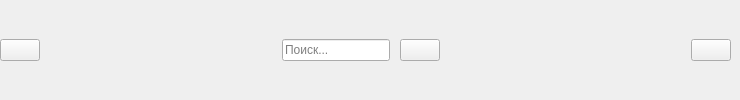
        <widget class="QWidget" name="header_widget" native="true">
         <property name="minimumSize">
          <size>
           <width>0</width>
           <height>40</height>
          </size>
         </property>
         <layout class="QHBoxLayout" name="horizontalLayout_4">
          <property name="spacing">
           <number>0</number>
          </property>
          <property name="leftMargin">
           <number>0</number>
          </property>
          <property name="topMargin">
           <number>0</number>
          </property>
          <property name="rightMargin">
           <number>9</number>
          </property>
          <property name="bottomMargin">
           <number>0</number>
          </property>
          <item>
           <widget class="QPushButton" name="change_btn">
            <property name="enabled">
             <bool>true</bool>
            </property>
            <property name="text">
             <string/>
            </property>
            <property name="icon">
             <iconset resource="../resourses/resourse_homepage.qrc">
              <normaloff>:/icon/icon/menu.png</normaloff>:/icon/icon/menu.png</iconset>
            </property>
            <property name="iconSize">
             <size>
              <width>14</width>
              <height>14</height>
             </size>
            </property>
            <property name="checkable">
             <bool>true</bool>
            </property>
           </widget>
          </item>
          <item>
           <spacer name="horizontalSpacer">
            <property name="orientation">
             <enum>Qt::Horizontal</enum>
            </property>
            <property name="sizeHint" stdset="0">
             <size>
              <width>242</width>
              <height>20</height>
             </size>
            </property>
           </spacer>
          </item>
          <item>
           <layout class="QHBoxLayout" name="horizontalLayout">
            <property name="spacing">
             <number>10</number>
            </property>
            <property name="rightMargin">
             <number>9</number>
            </property>
            <item>
             <widget class="QLineEdit" name="search_input">
              <property name="placeholderText">
               <string>Поиск...</string>
              </property>
             </widget>
            </item>
            <item>
             <widget class="QPushButton" name="search_btn">
              <property name="text">
               <string/>
              </property>
              <property name="icon">
               <iconset resource="../resourses/resourse_homepage.qrc">
                <normaloff>:/icon/icon/search.png</normaloff>:/icon/icon/search.png</iconset>
              </property>
             </widget>
            </item>
           </layout>
          </item>
          <item>
           <spacer name="horizontalSpacer_2">
            <property name="orientation">
             <enum>Qt::Horizontal</enum>
            </property>
            <property name="sizeHint" stdset="0">
             <size>
              <width>242</width>
              <height>20</height>
             </size>
            </property>
           </spacer>
          </item>
          <item>
           <widget class="QPushButton" name="user_btn">
            <property name="text">
             <string/>
            </property>
            <property name="icon">
             <iconset resource="../resourses/resourse_homepage.qrc">
              <normaloff>:/icon/icon/customers.svg</normaloff>:/icon/icon/customers.svg</iconset>
            </property>
           </widget>
          </item>
         </layout>
        </widget>
